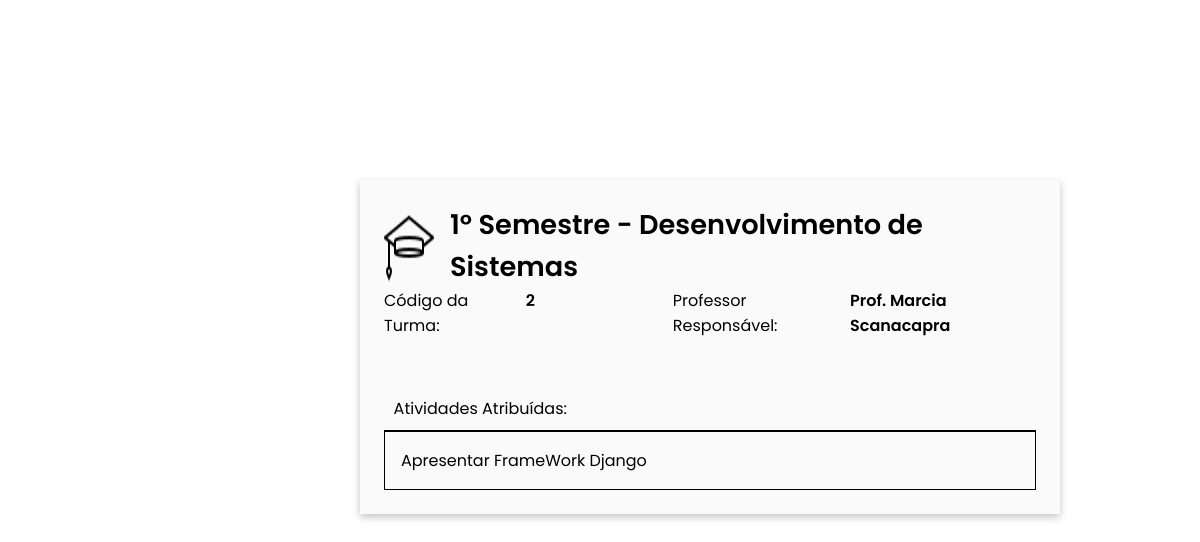
Page /ver_turma/2/2/ on the committed database.
### App_Escola/models.py (models this page shows, shortened)
class Turma(models.Model):
    nome_turma = models.CharField(max_length = 120)
    id_professor = models.ForeignKey(Professor, null=True, on_delete=models.PROTECT)

class Professor(models.Model):
    nome = models.CharField(max_length = 120)
    email = models.CharField(max_length = 120)
    senha = models.CharField(max_length = 64)

class Atividade(models.Model):
    nome_atividade = models.CharField(max_length = 120)
    id_turma = models.ForeignKey(Turma, null=True, on_delete=models.PROTECT)

### App_Escola/views.py (the view)
# urls.py: path('ver_turma/<int:id_turma>/<int:id_professor>/', views.ver_turma, name='ver_turma'),
def ver_turma(request, id_turma, id_professor):
    turma = get_object_or_404(Turma, id=id_turma)
    professor = get_object_or_404(Professor, id=id_professor)
    dados_professor = Professor.objects.filter(id=id_professor).values("nome", "id")
    usuario_logado = dados_professor[0]['nome']
    id_logado = dados_professor[0]['id']
    turmas_do_professor = Turma.objects.filter(id_professor=id_logado)
    atividades_turma = Atividade.objects.filter(id_turma=turma)
    return render(request, 'turma.html', {'turma': turma, 'usuario_logado': usuario_logado, 'turmas_do_professor': turmas_do_professor, 'id_logado': id_logado, 'atividades_turma': atividades_turma})

### App_Escola/templates/turma.html (shortened to what this page needs)
{% load static %}
<html lang="pt-br">
<head>
    <link rel="stylesheet" type="text/css" href="{% static 'css/main.css' %}">
</head>
<body>
	<div class="box-view">
        <div class="title-main">
            <img class="img-cap" src="{% static 'imagens/cap.png' %}" width="50px">
            <p class="title-view">{{turma.nome_turma}}</p>
        </div>
        <div class="infos-turma">
            <p class="cod-view">Código da Turma: </p>
            <p class="value-view">{{turma.id}}</p>
            <p class="prof-view">Professor Responsável: </p>
            <p class="value-view">{{usuario_logado}}</p>
        </div>
        <p class="info-view">Atividades Atribuídas: </p>
        <ul class="list-view">
            {% if atividades_turma %}
                {% for atividade in atividades_turma %}
                    <li class="li-view">{{ atividade.nome_atividade }}</li>
                {% endfor %}
            {% else %}
                <p class="atv-null">Nenhuma atividade cadastrada até o momento</p>
            {% endif %}
        </ul>
    </div>
<body>

### App_Escola/static/css/main.css (style rules this page uses)
* { margin: 0; padding: 0; border: 0; box-sizing: border-box; font-family: 'Poppins'; }
.box-view { background-color: #fafafa; box-shadow: rgba(0, 0, 0, 0.24) 0px 3px 8px; width: 700px; margin: 15% 30%; padding: 2%; }
.title-main { display: flex; }
.title-view { font-size: 1.7rem; margin-left: 1rem; font-weight: 600; }
.infos-turma { display: flex; gap: 8px; }
.value-view { font-weight: 600; }
.prof-view { margin-left: 130px; }
.info-view { margin: 3rem 0 0 0; border-bottom: 1px solid #000; padding: 0.6rem; }
.list-view { list-style-type: none; }
.li-view { border: 1px solid black; padding: 1rem; }

### rows in the picture
Turma: nome_turma "1º Semestre - Desenvolvimento de Sistemas", id "2"
Professor: nome "Prof. Marcia Scanacapra"
Atividade: nome_atividade "Apresentar FrameWork Django"
